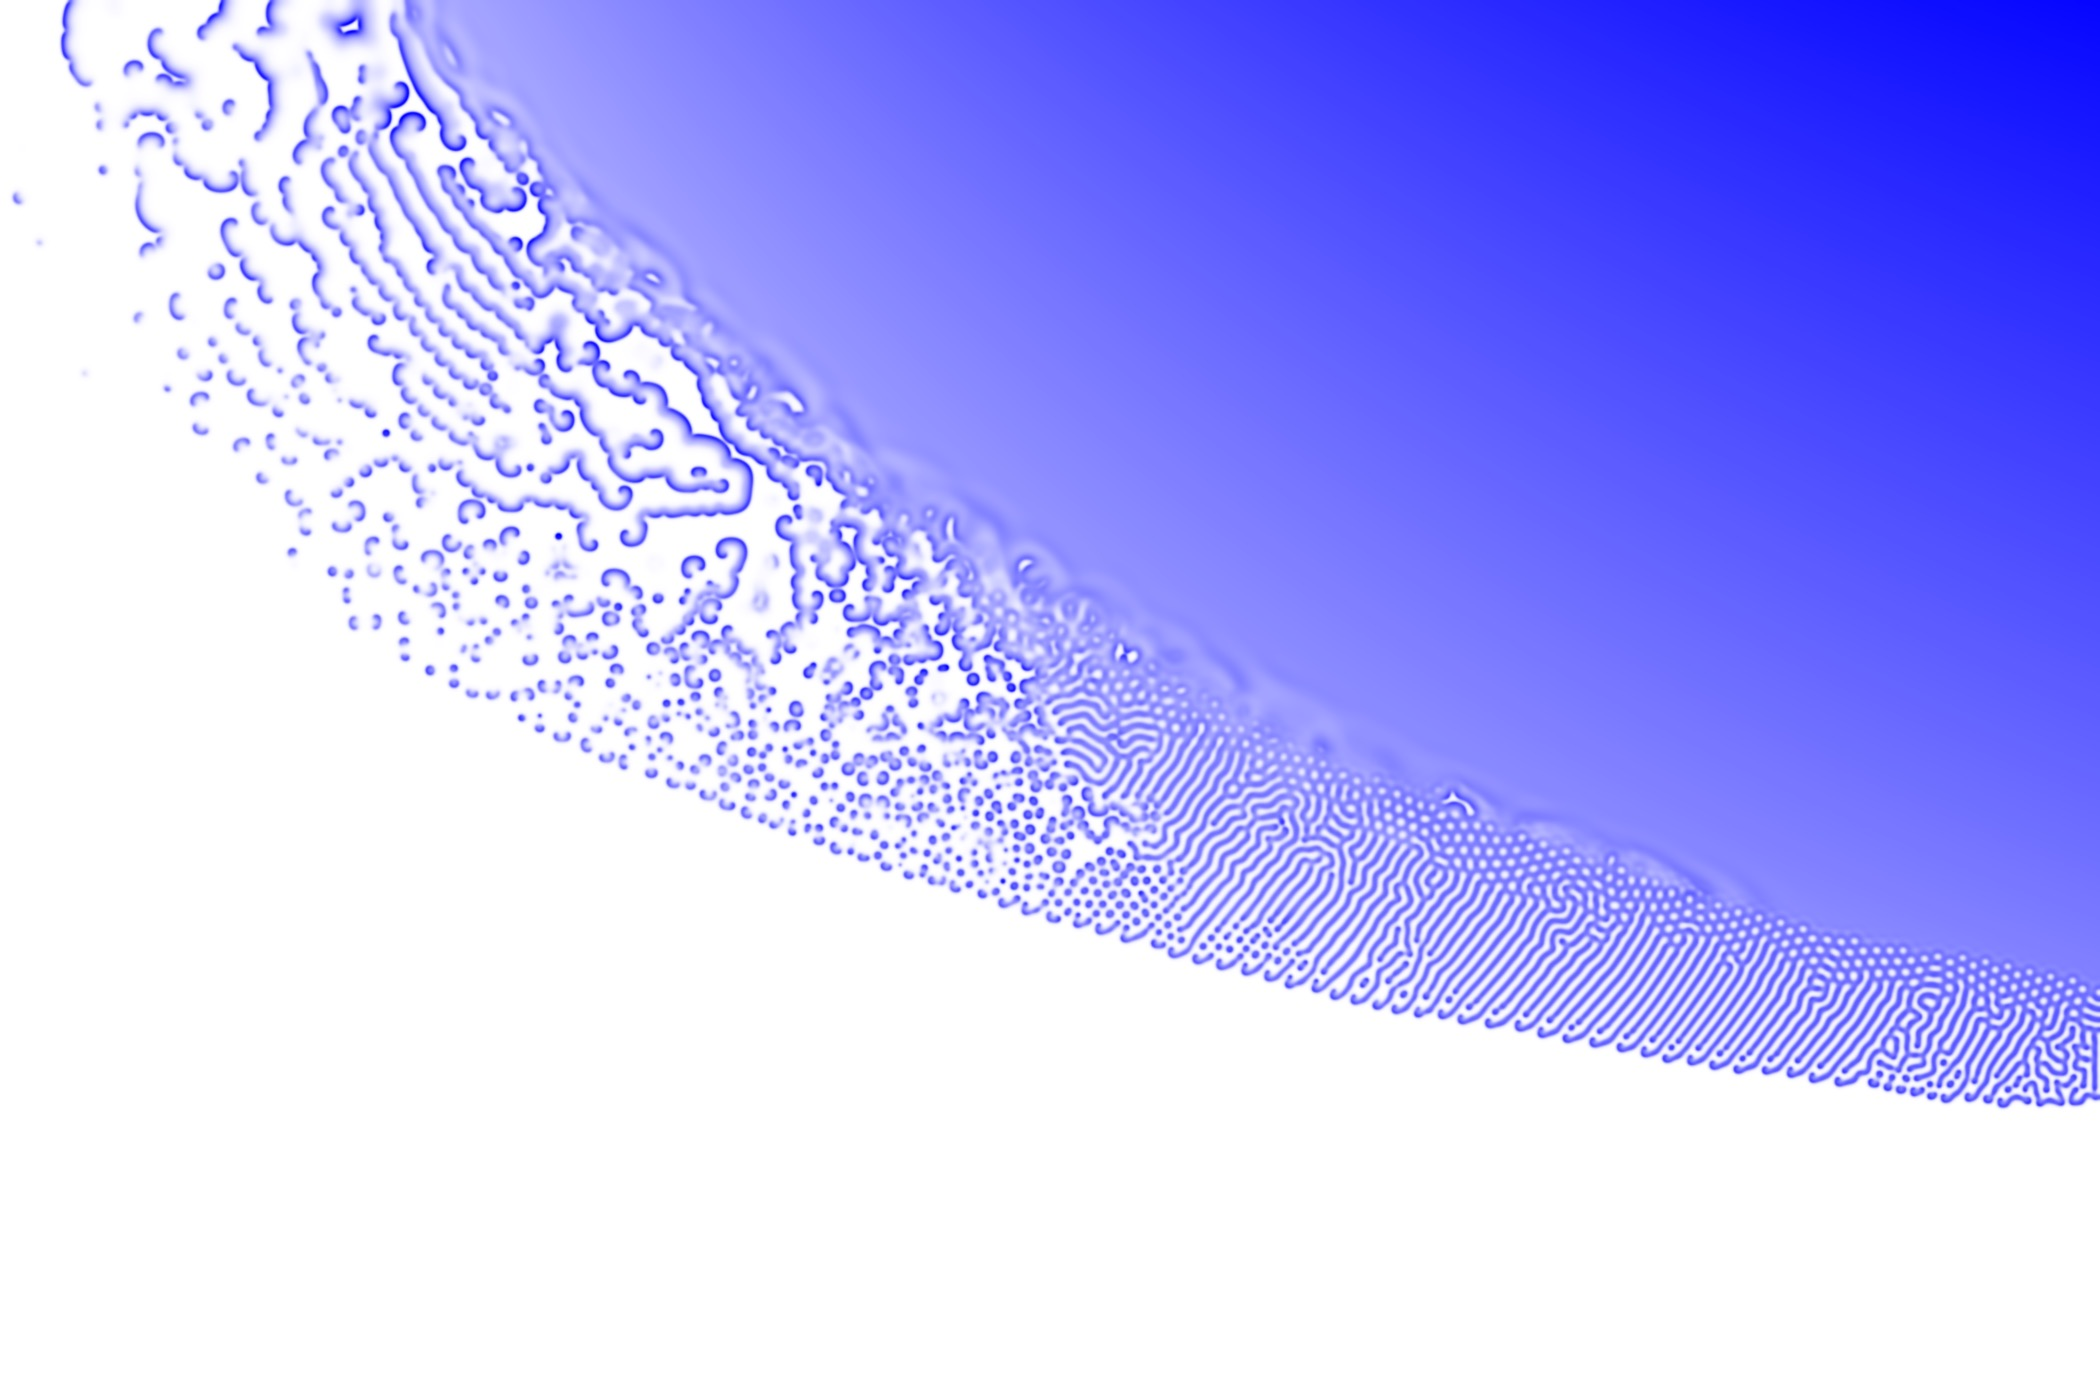

Here is the Julia script that generated this plot:
using Images, FileIO, Colors, FixedPointNumbers

# global variables. as a matter of convention, each one ends with an
# underscore. this is to make it harder to use them within the main body of the
# code without explicitly doing so.
# (width, height) of system in voxels
sys_size_ = (140,210);
# (dx, dy) voxel lengths
voxel_lengths_ = (0.12,0.12);
#time steps
dt_ = 1.;
#max time of simulation
max_t_ = 10000;
#min and max values of k and F
# #goes along y axis
# k_ = (0.0, 0.07);
# #goes along x axis
# F_ = (0.04, 0.16);
#goes along y axis
F_ = (0.0, 0.04);
#goes along x axis
k_ = (0.03, 0.07);
# #(Du Dv): diffusion constants 
# D_ = (2e-5, 1e-5);
#(Du Dv): diffusion constants 
D_ = (2e-3, 1e-3);
#proportion of squares to initialise
random_init_ = 0.99;
#choose boundary conditions, either dirichlet or neumann
diff_mode_ = "neumann";
checkpoint_int_ = 5;
checkpoint_name_ = "./gray_scott"

function create_initial_conditions((num_x, num_y), random_init)
    u = rand(num_x, num_y)
    @. u[u < random_init] = 0
    @. u[u >= random_init] = 1
    v = 1 .- u
    (u,v)
end;


function create_reaction_rates((min_k,max_k), (min_F, max_F), (num_x, num_y))
    ks = reshape(repeat(range(min_k, stop=max_k, length=num_x), num_y), (num_x,num_y))
    Fs = transpose(reshape(repeat(range(min_F, stop=max_F, length=num_y), num_x), (num_y,num_x)))
    reaction_rates = zeros(2, num_x, num_y)
    reaction_rates[1,:,:] = ks
    reaction_rates[2,:,:] = Fs
    reaction_rates
end;

function diffusion_voxel(i,j, dx_diff, a, (dx,dy), (num_x, num_y), dt, D, diff_mode)
    if diff_mode=="neumann"
        #diff left
        if i - 1 >= 1
            dx_diff[i-1,j] += a[i,j] * dt * D / (dx^2)
            dx_diff[i,j] -= a[i,j] * dt * D / (dx^2)
        end
        #diff right
        if i + 1 <= num_x
            dx_diff[i+1,j] += a[i,j] * dt * D / (dx^2)
            dx_diff[i,j] -= a[i,j] * dt * D / (dx^2)
        end
        #diff up
        if j - 1 >= 1
            dx_diff[i,j-1] += a[i,j] * dt * D / (dy^2)
            dx_diff[i,j] -= a[i,j] * dt * D / (dy^2)
        end
        #diff down
        if j + 1 <= num_y
            dx_diff[i,j+1] += a[i,j] * dt * D / (dy^2)
            dx_diff[i,j] -= a[i,j] * dt * D / (dy^2)
        end
    elseif diff_mode=="dirichlet"
        #diff left
        if i - 1 >= 1
            dx_diff[i-1,j] += a[i,j] * dt * D / (dx^2)
        end
        #diff right
        if i + 1 <= num_x
            dx_diff[i+1,j] += a[i,j] * dt * D / (dx^2)
        end
        #diff up
        if j - 1 >= 1
            dx_diff[i,j-1] += a[i,j] * dt * D / (dy^2)
        end
        #diff down
        if j + 1 <= num_y
            dx_diff[i,j+1] += a[i,j] * dt * D / (dy^2)
        end
        dx_diff[i,j] -= 4 * a[i,j] * dt * D / (dy^2)
    end
    dx_diff
end

function diffusion_species(a, D, (dx, dy), (num_x, num_y), dt, diff_mode)
    dx_diff = zeros(num_x, num_y)
    for i in 1:num_x
        for j in 1:num_y
            dx_diff = diffusion_voxel(i,j, dx_diff, a, (dx,dy), (num_x, num_y), dt, D, diff_mode)
        end
    end
    dx_diff
end

function diffusion_step((u,v), (Du, Dv), (dx, dy), (num_x, num_y), dt, diff_mode)
    du_diff = diffusion_species(u, Du, (dx, dy), (num_x, num_y), dt, diff_mode)
    dv_diff = diffusion_species(v, Dv, (dx, dy), (num_x, num_y), dt, diff_mode)
    (du_diff, dv_diff)
end

function reaction_step((u,v), reaction_rates, (dx,dy), (num_x, num_y), dt)
    ks = reaction_rates[1,:,:]
    Fs = reaction_rates[2,:,:]
    non_linear = zeros(num_x, num_y)
    du_reac = zeros(num_x, num_y)
    dv_reac = zeros(num_x, num_y)
    @. non_linear = (v^2) * u * dt
    @. du_reac = -non_linear + (Fs*(1-u) * dt)
    @. dv_reac = non_linear - ((ks + Fs) * v * dt)
    (du_reac, dv_reac)
end;

function pde_step!((u, v), D, reaction_rates, voxel_lengths, sys_size, dt, diff_mode)
    du_reac, dv_reac = reaction_step((u,v), reaction_rates, voxel_lengths, sys_size, dt)
    du_diff, dv_diff = diffusion_step((u,v), D, voxel_lengths, sys_size, dt, diff_mode)
    @. u += du_diff + du_reac
    @. v += dv_diff + dv_reac
    (u, v)
end;

function pixel_color_transform(pixel)
    output = zeros(3)
    #red to blue colormap
    # if pixel <= 0
        # output = RGB(1,0,0)
    # elseif pixel < 0.25
        # output = RGB(1-4pixel, 4pixel, 0)
    # elseif pixel <=0.5
        # output = RGB(0, 1-4(pixel-0.25), 4(pixel-0.25))
    # else
        # output = RGB(0,0,1)
    # end
    
    #white to blue colormap
    if pixel <= 0
        output = RGB(1.,1.,1.)
    elseif pixel <=0.5
        output = RGB(1-2pixel,1-2pixel,1)
    else
        output = RGB(0.,0.,1.)
    end
    output
end

function render_img((u,v))
    x,y = size(u)
    canvas = zeros(RGB,x,y)
    for i in 1:x
        for j in 1:y
            canvas[i,j] = pixel_color_transform(v[i,j])
        end
    end
    canvas
end

function set_up_simulate(max_t, dt, sys_size, random_init, k, F)
    num_steps = round(max_t/dt)
    u, v = create_initial_conditions(sys_size, random_init)
    reaction_rates = create_reaction_rates(k, F, sys_size)
    (num_steps, (u,v), reaction_rates)
end

function simulate!((u,v), D, reaction_rates, voxel_lengths, sys_size, dt, num_steps, diff_mode, checkpoint_int, checkpoint_name)
    x,y = size(u)
    num_frames = floor(Int, num_steps/checkpoint_int)
    index_count = 1
    for i in 1:num_steps
        u,v = pde_step!((u,v), D, reaction_rates, voxel_lengths, sys_size, dt, diff_mode)
        if ((i%checkpoint_int) - 1) == 0
            println("Processing step ", i, " out of ", num_steps)
            img = render_img((u,v))
            save(string(checkpoint_name,"_",index_count,".jpg"), img);
            index_count += 1
        end
    end
    (u,v)
end

function main(max_t, dt, sys_size, random_init, k, F, D, voxel_lengths, diff_mode, checkpoint_int, checkpoint_name)
    num_steps, (u,v), reaction_rates = set_up_simulate(max_t, dt, sys_size, random_init, k, F)
    u, v = simulate!((u,v), D, reaction_rates, voxel_lengths, sys_size, dt, num_steps, diff_mode, checkpoint_int, checkpoint_name)
end

main(max_t_, dt_, sys_size_, random_init_, k_, F_, D_, voxel_lengths_, diff_mode_, checkpoint_int_, checkpoint_name_)
